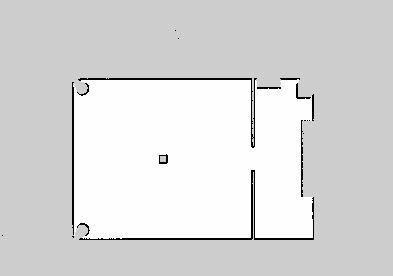
#> input picture src/amr_navigation/maps/cafe.pgm, 393 x 276 px; its folder holds only this picture in this run
$ python gen_cafe_zones.py
#> lines starting #> are read from the running program, lines starting #| are printed output that depends on the picture; after the words box and inside, x2 and y2 are one past the last pixel; in counts of white or black regions, pixels touching at a corner belong together
#!/usr/bin/env python3
"""Make maps/cafe_zones.{pgm,yaml}: no-go zones for things the mast LiDAR can't see.

The service robot's LiDAR scans at 1.25 m, so tables (0.75 m), chairs (0.9 m), the
counter base and the low charging dock are missing from cafe.pgm. Real service
robots solve this the same way: an operator draws no-go zones on the map.
Nav2 loads this image as an extra costmap layer (black = never drive here).

Zones come from the same LAYOUT used to build the world, so they always match:
    python3 ~/amr_ws/src/amr_navigation/tools/gen_cafe_zones.py
Re-run after changing the cafe layout or re-mapping, then rebuild amr_navigation.
"""

import os
import sys

import yaml
from PIL import Image

HERE = os.path.dirname(os.path.abspath(__file__))
MAPS = os.path.join(HERE, '..', 'maps')
sys.path.insert(0, os.path.join(HERE, '..', '..', 'amr_bringup', 'tools'))
import gen_cafe_world as cafe  # noqa: E402  (the world layout)

PAD = 0.0   # no extra margin: the robot footprint has 10 cm padding in Nav2


def zones():
    out = []
    chair_reach = cafe.CHAIR_OFFSET + 0.25          # chair back edge from table centre
    for name, (x, y) in cafe.TABLES.items():         # table + its two chairs
        out.append((name, x - chair_reach, x + chair_reach, y - 0.42, y + 0.42))
    c = cafe.COUNTER                                 # counter base (display case is mapped)
    out.append(('counter', c['x0'] - 0.02, c['x1'], c['y0'] - 0.02, c['y1'] + 0.02))
    dx, dy = cafe.DOCK                               # charging dock body (0.3 m high)
    out.append(('charging_dock', dx - 0.2, dx + 0.2, dy - 0.1, dy + 0.1))
    return out


def main():
    meta = yaml.safe_load(open(os.path.join(MAPS, 'cafe.yaml')))
    base = Image.open(os.path.join(MAPS, meta['image']))
#> base is the input picture: PIL image 393x276 L; min 0, max 254, mean 217.3
    w, h = base.size
#> w = 393; h = 276
    res = meta['resolution']
    ox, oy = meta['origin'][0], meta['origin'][1]

    img = Image.new('L', (w, h), 254)                # 254 = free = "no extra info"
#> img: PIL image 393x276 L; every value is 254
    px = img.load()
    for name, x0, x1, y0, y1 in zones():
        c0, c1 = int((x0 - PAD - ox) / res), int((x1 + PAD - ox) / res)
        r0, r1 = int((y0 - PAD - oy) / res), int((y1 + PAD - oy) / res)
        for col in range(max(c0, 0), min(c1 + 1, w)):
            for row in range(max(r0, 0), min(r1 + 1, h)):
                px[col, h - 1 - row] = 0             # image row 0 is the top (max y)
        print(f'zone {name:14s} x {x0 - PAD:+.2f}..{x1 + PAD:+.2f}  y {y0 - PAD:+.2f}..{y1 + PAD:+.2f}')

    img.save(os.path.join(MAPS, 'cafe_zones.pgm'))
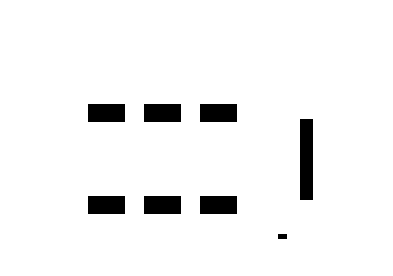
#> saved as cafe_zones.pgm: PIL image 393x276 L; values 0 (black) and 254 (white), 95.3% white; 8 black regions, largest, box (x1, y1, x2, y2) and area: (300, 119, 313, 200) 1053, (88, 104, 125, 122) 666, (144, 104, 181, 122) 666
    zmeta = dict(meta, image='cafe_zones.pgm', mode='trinary')
    with open(os.path.join(MAPS, 'cafe_zones.yaml'), 'w') as f:
        yaml.safe_dump(zmeta, f, sort_keys=False)
    print('wrote', os.path.normpath(os.path.join(MAPS, 'cafe_zones.yaml')))


if __name__ == '__main__':
    main()
